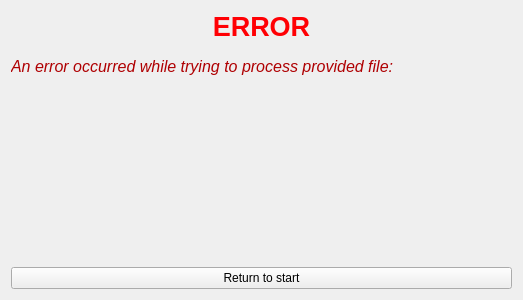
<?xml version="1.0" encoding="UTF-8"?>
<ui version="4.0">
 <class>Form</class>
 <widget class="QWidget" name="Form">
  <property name="geometry">
   <rect>
    <x>0</x>
    <y>0</y>
    <width>523</width>
    <height>300</height>
   </rect>
  </property>
  <property name="windowTitle">
   <string>Form</string>
  </property>
  <layout class="QVBoxLayout" name="verticalLayout">
   <item>
    <widget class="QLabel" name="_unused1">
     <property name="sizePolicy">
      <sizepolicy hsizetype="Preferred" vsizetype="Maximum">
       <horstretch>0</horstretch>
       <verstretch>0</verstretch>
      </sizepolicy>
     </property>
     <property name="font">
      <font>
       <pointsize>20</pointsize>
       <weight>75</weight>
       <bold>true</bold>
      </font>
     </property>
     <property name="styleSheet">
      <string notr="true">color: rgb(255, 0, 4);</string>
     </property>
     <property name="text">
      <string>ERROR</string>
     </property>
     <property name="alignment">
      <set>Qt::AlignCenter</set>
     </property>
    </widget>
   </item>
   <item>
    <widget class="QLabel" name="_unused2">
     <property name="sizePolicy">
      <sizepolicy hsizetype="Preferred" vsizetype="Maximum">
       <horstretch>0</horstretch>
       <verstretch>0</verstretch>
      </sizepolicy>
     </property>
     <property name="font">
      <font>
       <pointsize>12</pointsize>
       <italic>true</italic>
      </font>
     </property>
     <property name="styleSheet">
      <string notr="true">color: rgb(175, 0, 2);</string>
     </property>
     <property name="text">
      <string>An error occurred while trying to process provided file:</string>
     </property>
     <property name="wordWrap">
      <bool>true</bool>
     </property>
    </widget>
   </item>
   <item>
    <widget class="QLabel" name="error_message">
     <property name="font">
      <font>
       <pointsize>12</pointsize>
       <italic>true</italic>
      </font>
     </property>
     <property name="styleSheet">
      <string notr="true">color: rgb(175, 0, 2);</string>
     </property>
     <property name="text">
      <string>&lt;error_message&gt;</string>
     </property>
     <property name="alignment">
      <set>Qt::AlignLeading|Qt::AlignLeft|Qt::AlignTop</set>
     </property>
    </widget>
   </item>
   <item>
    <widget class="QPushButton" name="return_button">
     <property name="text">
      <string>Return to start</string>
     </property>
    </widget>
   </item>
  </layout>
 </widget>
 <resources>
  <include location="../resources.qrc"/>
 </resources>
 <connections/>
</ui>
